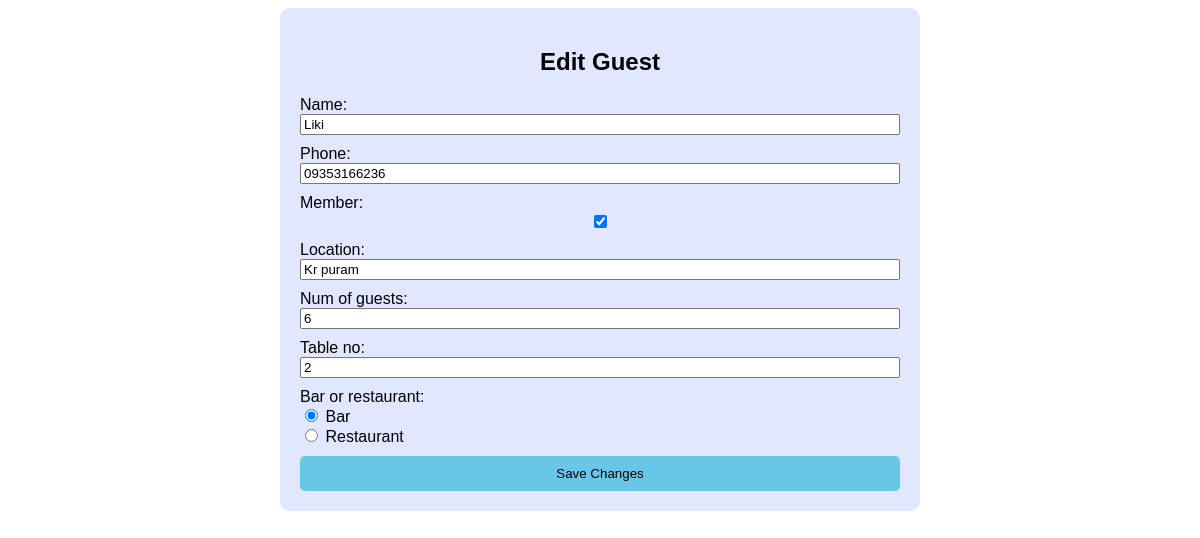
The page /edit_guest/6/ on the database its author committed.
### crm/models.py (models this page shows, shortened)
class Guest(models.Model):
    name = models.CharField(max_length=100)
    phone = models.CharField(max_length=15)
    member = models.BooleanField(default=False)
    location = models.CharField(max_length=100)
    num_of_guests = models.IntegerField()
    table_no = models.CharField(max_length=10)
    bar_or_restaurant = models.CharField(max_length=15)
    date_time = models.DateTimeField(auto_now_add=True)
    is_deleted = models.BooleanField(default=False)
    deleted_at = models.DateTimeField(null=True, blank=True)

### crm/views.py (the view)
# urls.py: path('edit_guest/<int:id>/', views.edit_guest, name='edit_guest'),
def edit_guest(request, id):
    guest = Guest.objects.get(id=id)
    if request.method == 'POST':
        form = GuestForm(request.POST, instance=guest)
        if form.is_valid():
            form.save()
            return redirect('index')
    else:
        form = GuestForm(instance=guest)
    return render(request, 'crm/edit_guest.html', {'form': form})

### crm/forms.py (shortened to what this page needs)
class GuestForm(forms.ModelForm):
    class Meta:
        model = Guest
        fields = '__all__'
        widgets = {
            'bar_or_restaurant': forms.RadioSelect(choices=[('Bar', 'Bar'), ('Restaurant', 'Restaurant')]),
        }

### crm/templates/crm/edit_guest.html (shortened to what this page needs)
<!DOCTYPE html>
<html>
<head>
</head>
<body>
    <div class="form-container">
        <div class="header">
            <h2>Edit Guest</h2>
        </div>
        <form method="post">
            <div>
                {{ form.name.label_tag }} {{ form.name }}
            </div>
            <div>
                {{ form.phone.label_tag }} {{ form.phone }}
            </div>
            <div>
                {{ form.member.label_tag }} {{ form.member }}
            </div>
            <div>
                {{ form.location.label_tag }} {{ form.location }}
            </div>
            <div>
                {{ form.num_of_guests.label_tag }} {{ form.num_of_guests }}
            </div>
            <div>
                {{ form.table_no.label_tag }} {{ form.table_no }}
            </div>
            <div>
                {{ form.bar_or_restaurant.label_tag }} {{ form.bar_or_restaurant }}
            </div>
            <div class="submit-button-container">
                <button type="submit" class="submit-button">Save Changes</button>
            </div>
        </form>
    </div>
</body>
</html>

### crm/templates/crm/edit_guest.html (style rules this page uses)
body { font-family: Arial, sans-serif; }
.form-container { background: #E0E7FF; padding: 20px; border-radius: 10px; max-width: 600px; margin: auto; }
.form-container form { display: flex; flex-direction: column; gap: 10px; }
.form-container form div { display: flex; flex-direction: column; }
.header { text-align: center; margin-bottom: 20px; }
.submit-button-container { display: flex; justify-content: flex-end; }
.submit-button { background-color: #68c6e6; color: black; border: none; padding: 10px 20px; border-radius: 5px; cursor: pointer; }

### rows shown on the page
Guest: name "Liki", phone "09353166236", member "☑", location "Kr puram", num_of_guests "6", table_no "2", bar_or_restaurant "☑ Bar ☐ Restaurant"
